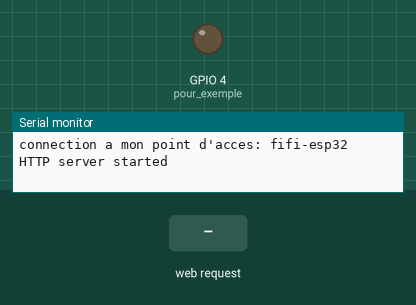
This sketch was run on a simulated ESP32. On the bench: output pins drawn as LEDs (lit = HIGH), the last lines printed to the serial monitor. The test bench sets the inputs (shaded band).

Above: at 1.3 s.
1.4 s: HTTP request GET /led received
At 1.8 s:
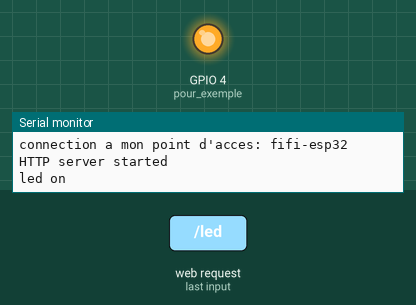
4.4 s: HTTP request GET /v_mini received
At 5.3 s:
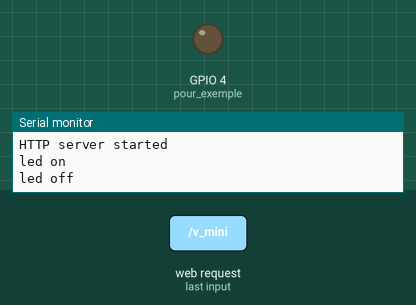
Timing chart, 0 to 7.4 s (numbered marks = the images above; inputs shaded):
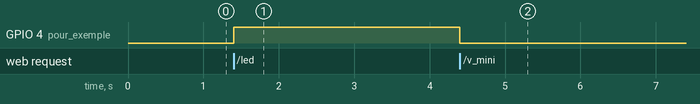

Measured:
- after the input at 1.4 s, GPIO 4 (pour_exemple): LOW → HIGH at once
- after the input at 4.4 s, GPIO 4 (pour_exemple): HIGH → LOW at once

The sketch:

fifi_mobile_00.ino
```cpp
#include <WiFi.h>
#include <WebServer.h>

// SSID & Password
const char* ssid = "fifi-esp32";  // Enter your SSID here
const char* password = "";  //Enter your Password here

// IP Address details
IPAddress local_ip(192, 168, 1, 1);
IPAddress gateway(192, 168, 1, 1);
IPAddress subnet(255, 255, 255, 0);

WebServer server(80);  // Object of WebServer(HTTP port, 80 par défaut)

String p; // contient la page web à afficher

int v_mini,v_maxi; // vitesse ini et maxi de la voiture


void setup() {
  Serial.begin(115200);

  pinMode(4,OUTPUT); // pour exemple

  // Create SoftAP
  WiFi.softAP(ssid, password);
  WiFi.softAPConfig(local_ip, gateway, subnet);

  Serial.print("connection a mon point d'acces: ");
  Serial.println(ssid);


  server.on("/", HTTP_GET, [](AsyncWebServerRequest *request){

    int paramsNr = request->params();
    Serial.println(paramsNr);

    for(int i=0;i<paramsNr;i++){

        AsyncWebParameter* p = request->getParam(i);
        Serial.print("Param name: ");
        Serial.println(p->name());
        Serial.print("Param value: ");
        Serial.println(p->value());
        Serial.println("------");
    }

    request->send(200, "text/plain", "message received");
  });

  server.on("/", page_start);
  server.on("/led", led);
  server.on("/v_mini", led );

  server.begin();
  Serial.println("HTTP server started");
  delay(100);


}

void loop() {
  server.handleClient();


}

// Handle root url (/)
void page_start() {
  page_0();
  server.send(200, "text/html", p);
  Serial.println("page start");
}


void led(){
  if (digitalRead(4)) {
    digitalWrite(4,0);
    Serial.println("led off");
  } else {
    digitalWrite(4,1);
    Serial.println("led on");
  }

  page_0();
  server.send(200, "text/html", p);

}

void _v_mini(){


}

/////////////////////////////////////////////// gestion des pages html //////////////////////////////////////////

/*##################################################  page_0 ###################################################*/
String page_0(){ // page HTML

  String t; // permetra de stocker du texte

  entete("Montaulab TRR 2026<br>" , 5 ); // cré une nouvelle page qui se rafraichi toute les 5s

  titre( "données de la meilleure voiture", "h2" , "#33aa55", "#FFFFFF");

  br();
  if(digitalRead(4)) t = "éteindre la led";  else t = "allumer la led"; // modifi le texte en fonctionde l'état de la led
  bouton( t ,"led","aaaaaa","24"); br();   // affiche le bouton de la led


  br(); // retour à la ligne

  fin_page();  // fin de page HTML
  return p;
} // fin page_0()


/*################################################## page_v_mini ###################################################*/
/*
String page_v_mini(){ // vitesse mini
  entete("Montaulab TRR 2026<br>" , 0 );
  titre("vitesse mini de la voiture 90 à 180");
  p += "de 90 à 180, valeur en cours : " + String(v_mini) + "<br>";
  p += "<form> <input type=\"number\" name=\"v_mini\" id=\"coucou\" min=\"90\" max=\"180\"  /><br>";
  p += "<input type=\"submit\" value=\"valider\"> </form> <br>";

  bouton("Retour","","aaaaaa","24");


  fin_page();
  return p;
}
*/


// fonction pour gérer le HTML plus facilement
/*##################################################  entête  ###################################################*/
void entete(String texte, int r){// header texte=titre de la fenetre, r = au temps en seconde avant de rafraichir la fenetre
   // entête des pages html
  p = "<!doctype html>\n";
  p += "<head>\n";
  p += "<meta charset=\"utf-8\">\n";
  p += "<title>Solaire - fifi82 2025</title>\n";
  if(r) p += "<meta http-equiv=\"refresh\" content=\"" + String(r) + ";/\">\n"; // permet de recharger la page toute les r secondes
  p += "<link rel=\"stylesheet\" href=\"style.css\">\n";
  p += "<script src=\"script.js\"></script>\n";
  p += "</head>\n";
  p += "<body><center>";
  p += "<h1><p style=\"background-color: #000000; color: white;\">" + texte + "<br>";
  p += "</h1>";
}

/*##################################################  bouton  ###################################################*/
void bouton(String texte, String requette, String couleur, String fonte){// \" affiche un " en HTML
  p +=  "<input type=\"button\" onclick=\"window.location.href = '/" + requette + "';\" value=\"\n  " + texte;
  p +=  "  \n \"style=\"background-color: #" + couleur + "; color: #F000000; font-size:"+fonte+"px\" /><br>";
}

/*##################################################  fin page  ###################################################*/
void fin_page(){
  p+= "<p style=\"background-color: #ffffff;color: white;\">. . . . . . . . . . . . . . . . . . . . . .</p></h2></center></body> </html>";
}

/*##################################################   texte ###################################################*/
void texte(String texte, String h){
  p +="<" + h + ">" + texte + "</" + h + ">" +"<br>";
}

/*##################################################   titre ###################################################*/
void titre2(String texte, String cf, String ct){ // h=taille du texte, cf=couleur du fond, ct=couleur du texte
  p += "<p style=\"background-color:"+ cf +"; color: "+ ct +";\">"+texte+"</p>";
}

/*##################################################   titre ###################################################*/
void titre(String texte, String h, String cf, String ct){ // h=taille du texte, cf=couleur du fond, ct=couleur du texte
  p += "<" + h + "><p style=\"background-color:"+ cf +"; color: "+ ct +";\">"+texte+"</p></" + h + ">";
}

/*##################################################   br ###################################################*/
void br(){ // retour à la ligne
  p += "<br>";
}
```
